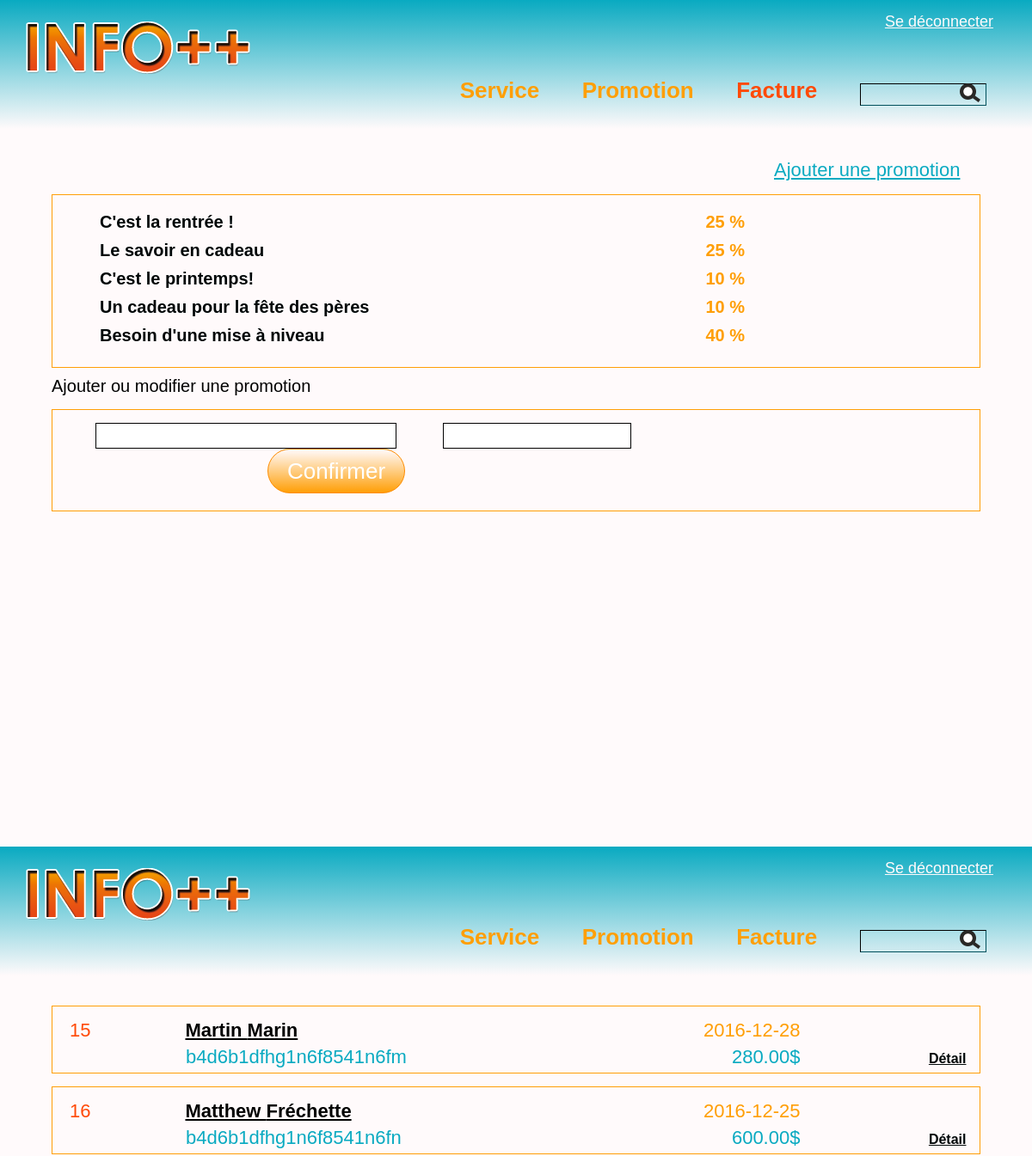
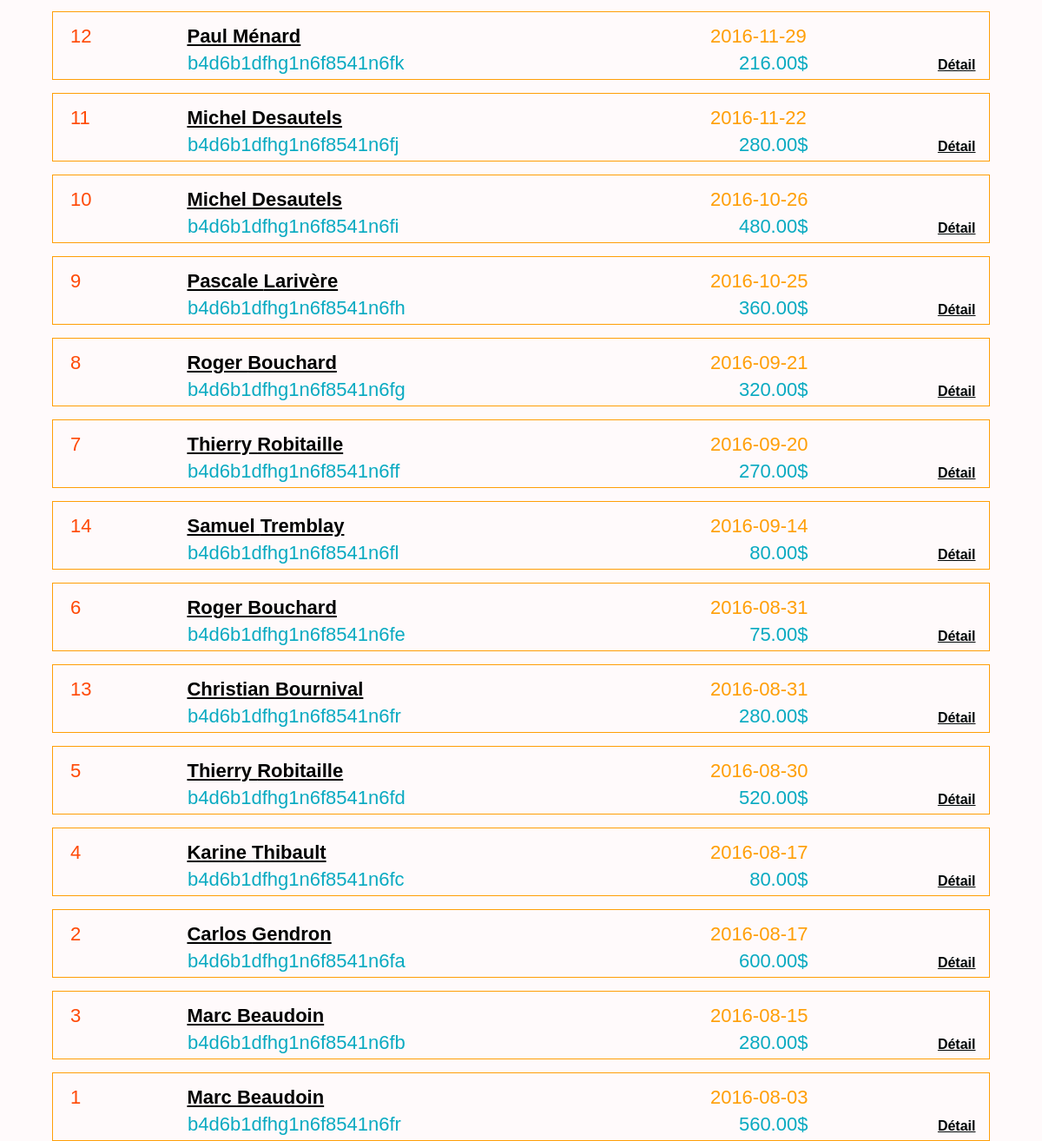
Screenshot of /page/facture.php (signed in) with the database file from the repository (2 pictures, top to bottom).
### tables this page shows
CREATE TABLE `promotion` (
  `pk_promotion` int(11) NOT NULL,
  `promotion_titre` varchar(75) DEFAULT NULL,
  `promotion_description` longtext,
  `rabais` decimal(2,2) DEFAULT NULL,
  `image` varchar(150) DEFAULT NULL
);

CREATE TABLE `facture` (
  `pk_facture` int(11) NOT NULL,
  `fk_client` int(11) DEFAULT NULL,
  `date_service` datetime DEFAULT NULL,
  `paiement_status` tinyint(1) DEFAULT NULL,
  `no_confirmation` varchar(45) DEFAULT NULL
);

CREATE TABLE `client` (
  `pk_client` int(11) NOT NULL,
  `fk_utilisateur` int(11) DEFAULT NULL,
  `prenom` varchar(75) DEFAULT NULL,
  `nom` varchar(75) DEFAULT NULL,
  `fk_adresse` int(11) DEFAULT NULL,
  `telephone` varchar(20) DEFAULT NULL,
  `infolettre` tinyint(1) DEFAULT NULL
);

### phpscript/class/gestionPromotion.php (called while the page is built, shortened)
<?php
  require_once('../outils/connexion.php');
  require_once('promotion.php');
  class GestionPromotion{
    public function getAllPromotion(){
      $connexion = new Connexion();
      $conn = $connexion->getConnexion();
      $stmt = $conn->prepare("SELECT * FROM promotion;");
      $stmt->execute();
      $result = $stmt->get_result();
      while($row = $result->fetch_assoc()){
        $arrPromotion[] = new Promotion($row['pk_promotion'],null,$row['promotion_titre'],$row['promotion_description'],$row['rabais'],$row['image'],null,null,null,null);
      }
      return $arrPromotion;
    }
  }
 ?>

### phpscript/class/promotion.php (called while the page is built, shortened)
<?php
  require_once('../outils/connexion.php');
  class Promotion{
    private $titre;
    private $rabais;
    public function setTitre($titre){
      $this->titre = $titre;
    }
    public function setDateFin($dateFin){
      if(strlen($dateFin) == 10){
        $this->dateFin = $dateFin;
      }
      else{
        $date = substr($dateFin, 0, -9);
      }
    }
    public function setDateDebut($dateDebut){
      if(strlen($dateDebut) == 10){
        $this->dateDebut = $dateDebut;
      }
      else{
        $date = substr($dateDebut, 0, -9);
      }
    }
    public function setRabais($rabais){
      $this->rabais = $rabais;
    }
    public function getTitre(){
      return $this->titre;
    }
    public function getRabais(){
      return $this->rabais;
    }
  }
 ?>

### outils/connexion.php (called while the page is built, shortened)
<?php
class Connexion{
  private $dbHost = "localhost";
  private $dbUser = "root";
  private $dbPass = "";
  private $dbName = "lab1_hypermedia";
  function __construct() {
    $this->conn = mysqli_connect($this->dbHost, $this->dbUser, $this->dbPass, $this->dbName);
  }
}
?>

### phpscript/class/gestionFacture.php (called while the page is built, shortened)
<?php
  require_once("../outils/connexion.php");
  require_once("facture.php");
  class GestionFacture{
    public function getAllFacture(){
      $connexion = new Connexion();
      $conn = $connexion->getConnexion();
      $stmt = $conn->prepare("SELECT f.pk_facture, c.prenom, c.nom, f.date_service, f.paiement_status, f.no_confirmation FROM facture AS f
                    INNER JOIN client c ON f.fk_client = c.pk_client ORDER BY f.date_service DESC;");
      $stmt->execute();
      $result = $stmt->get_result();
      while($row = $result->fetch_assoc()){
        $facture[] = new Facture($row['pk_facture'], $row['prenom'], $row['nom'],$row['date_service'],$row['paiement_status'],$row['no_confirmation']);
      }
      return $facture;
    }
    public function getTarifFacture($id){
      $connexion = new Connexion();
      $conn = $connexion->getConnexion();
      $arrTarif = array();
      $stmt = $conn->prepare("SELECT tarif_facture FROM ta_facture_service WHERE fk_facture = ?;");
      $stmt->bind_param("i",$id);
      $stmt->execute();
      $result = $stmt->get_result();
      while($row = $result->fetch_assoc()){
        array_push($arrTarif,$row['tarif_facture']);
      }
      return $arrTarif;
    }
  }
?>

### phpscript/class/facture.php (called while the page is built, shortened)
<?php
class Facture{
  private $id;
  private $nomClient;
  private $prenomClient;
  private $dateService;
  private $noConfirmation;
  public function setId($id){
    $this->id = $id;
  }
  public function setNomClient($nomClient){
    $this->nomClient = $nomClient;
  }
  public function setDateService($dateService){
    $date = substr($dateService,0, -9);
    $this->dateService = $date;
  }
  public function setNoConfirmation($noConfirmation){
    $this->noConfirmation = $noConfirmation;
  }
  public function setPrenomClient($prenomClient){
    $this->prenomClient = $prenomClient;
  }
  public function getId(){
    return $this->id;
  }
  public function getPrenomClient(){
    return $this->prenomClient;
  }
  public function getNomClient(){
    return $this->nomClient;
  }
  public function getDateService(){
    return $this->dateService;
  }
  public function getNoConfirmation(){
    return $this->noConfirmation;
  }
}
?>

### page/facture.php (the view, shortened to what this page needs)
<?php
  require_once("../phpscript/class/facture.php");
  require_once("../phpscript/class/gestionFacture.php");
  require_once("../phpscript/class/GestionPromotion.php");
  $gestionFacture = new GestionFacture();
  if(isset($_SESSION['noFacture']) && "" != trim($_SESSION['noFacture']) && is_numeric($_SESSION['noFacture'])){
    $arrFacture = $gestionFacture->getFactureById($_SESSION['noFacture']);
    unset($_SESSION['noFacture']);
  }
  else if(isset($_SESSION['nomClient']) && "" != trim($_SESSION['nomClient'])){
    $arrFacture = $gestionFacture->getFactureByName($_SESSION['nomClient']);
    unset($_SESSION['nomClient']);
  }
  else{
    $arrFacture = $gestionFacture->getAllFacture();
  }
  $i = 0;
  $totalFacture = 0;
?>
<!DOCTYPE html>
<html lang="fr" dir="ltr">
  <head>
    <link rel="stylesheet" href="../css/style.css">
    <link rel="stylesheet" href="../css/facture.css">
  </head>
  <body>
    <?php include '../entete/administrateur.php'; ?>
    <main>
      <?php
        if($arrFacture != null){
          foreach($arrFacture as $facture){
            $arrTarif = $gestionFacture->getTarifFacture($facture->getId());
            foreach($arrTarif as $tarif){
              $totalFacture += $tarif;
            }
            echo "<div class='facture'>
              <div class='fact-l-1'>
                <p class='text-fact id-facture'>".$facture->getId()."</p>
                <p class='text-fact facture-client'>".$facture->getPrenomClient()." ".$facture->getNomClient()."</p>
                <p class='text-fact date-facture'>".$facture->getDateService()."</p>
              </div>
              <div class='fact-l-2'>
                <p class='text-fact fact-confirmation'>".$facture->getNoConfirmation()."</p>
                <p class='text-fact fact-total'>".number_format($totalFacture,2)."$</p>
                <p class='fact-detail' onclick='afficheDetail(".$i.")' id='link-detail-".$i."'>Détail</p>
              </div>
              <span class='block-detail' id='block-detail-".$i."'>
                <div class='fact-l-3'>";
              echo"  </div>
                <div class='fact-l-4'>";
                echo "</div>
                <div class='fact-l-5 fact-detail'>
                  <p onclick='cacheDetail(".$i.")'>Réduire</p>
                </div>
              </span>
              <div class='fact-l-6'></div>
            </div>";
            $i += 1;
            $totalFacture = 0;
          }
        }
        else{
          echo "<p class='cata-texte'>Désolé, aucune facture correspond à la recherche.</p>";
        }
      ?>
    </main>
  </body>
</html>

### page/promotion.php (shortened to what this page needs)
<?php
  require_once("../phpscript/class/gestionPromotion.php");
  require_once("../phpscript/class/promotion.php");
  $gestionPromotion = new GestionPromotion();
  $arrPromotion = $gestionPromotion->getAllPromotion();
  $i = 0;
?>
<!DOCTYPE html>
<html lang="fr" dir="ltr">
  <head>
    <link rel="stylesheet" href="../css/style.css">
    <link rel="stylesheet" href="../css/serviceModification.css">
    <link rel="stylesheet" href="../css/promotion.css">
  </head>
  <?php include("../entete/administrateur.php"); ?>
  <body>
    <main>
      <a class="link-service" id="link-ajout-promo" onclick='ajoutPromo()'>Ajouter une promotion</a>
      <form action="../phpscript/ajoutModifPromo.php" method="post">
        <div class="cours-d">
          <?php
            foreach($arrPromotion as $promotion){
              echo "<div class='promotion-block' onclick='promotionSelected(this,".$i.");' id='block".$i."'>
                <span id='nomSelect".$i."' class='titre-promo'>".$promotion->getTitre()."</span>
                <span id='rabaisSelect".$i."' class='rabais-promo'>".$promotion->getRabais() * 100 ." %</span>
              </div>";
              $i++;
            }
          ?>
          </div>
          <p class="msg-input">Ajouter ou modifier une promotion</p>
          <div class="cours-d">
            <div class="input-promotion">
              <input id="input-nom" class="input-nomPromo" type="text" name="nomPromo" value="">
              <input id="input-rabais" class="input-rabaisPromo" type="text" name="rabaisPromo" value="" maxlength="2" onfocusout="">
              <div class="button-contain">
                <button class="text-button" type="submit" id="ajout-promo" name="submit" onclick="return validateFormPromotion()">Confirmer</button>
              </div>
            </div>
          </div>
      </form>
    </main>
  </body>
</html>

### entete/administrateur.php (shortened to what this page needs)
<header>
  <div class="entete">
    <img src="../images/icones/logo.png" alt="Logo" id="logo">
    <div class="identification">
      <a class="link" href="login.php">Se déconnecter</a>
    </div>
    <div class="menu">
      <span class="client-group-link"><a id="service" class="client-link" href="service.php">Service</a></span>
      <span class="client-group-link"><a id="promotion" class="client-link" href="promotion.php">Promotion</a></span>
      <span class="client-group-link"><a id="facture" class="client-link" href="facture.php">Facture</a></span>
      <form class="form-recherche" action="../phpscript/rechercheAdmin.php" method="post">
        <input id="recherche" type="text" name="recherche" value="" onclick="afficheRecherche()" autocomplete="off">
        <button id="loupe" class="bouton_recherche" type="submit" name="button" formaction="../phpscript/rechercheAdmin.php"><img src="../images/icones/loupe.png" alt="Recherche" onclick="afficheRecherche()"></button>
      </form>
    </div>
  </div>
</header>

### css/style.css (style rules this page uses)
html { height: 100%; }
* { font-family: "Century Gothic", CenturyGothic, AppleGothic, sans-serif; box-sizing:border-box; margin: 0; padding: 0; }
body { background: #FFFAFB; height: 100%; }
header { height: 150px; background-image: linear-gradient(#09AAC1, #FFFAFB); }
main { width: 1200px; height: 100%; margin: 0 auto; margin-top: 35px; }
.entete { width: 1200px; margin: 0 auto; }
#logo { margin: 25px 0 0 30px; }
.identification { font-size: 18px; float: right; margin: 15px 35px; }
.link { color: #FFFAFB; padding: 10px; }
.client-link { font-size: 26px; text-decoration: none; font-weight: bold; color: #FF9F07; }
.client-group-link { padding-right: 45px; }
.menu { margin-left: 35%; margin-right: 25px; float: right; }
.form-recherche { display: inline-block; max-height: 26px; }
#recherche { background: transparent; border: 1px inset #000708; height: 26px; max-width: 147px; padding-right: 30px; }
.bouton_recherche { background: none; border: none; position: relative; left: -35px; top: 5px; }
.cours-d { border: solid 1px #FF9F07; overflow: hidden; width: 90%; height: auto; margin: 0 auto; padding-bottom: 20px; margin-top: 15px; }
.link-service { font-size: 22px; color: #09AAC1; }

### css/serviceModification.css (style rules this page uses)
input { border: 1px solid #000000; padding: 5px; }
.button-contain { display: block; width:180px; text-align:left; margin-left: 900px; margin-top: 15px; }
.text-button { font-size: 26px; width: 160px; border: 1px solid #FF8C00; border-radius: 2em; height: 2em; background-image: linear-gradient(#FFFAFB, #FF9F07); color: white; }

### css/promotion.css (style rules this page uses)
#link-ajout-promo { margin-left: 900px; text-decoration: underline; cursor: pointer; }
.cours-d { padding-top: 15px; }
.promotion-block { display: block; padding: 5px; }
.input-promotion { display: block; }
.titre-promo { display: inline-block; color: #000708; font-size: 20px; font-weight: 600; margin-left: 50px; width: 700px; }
.msg-input { font-size: 20px; margin-top: 10px; margin-left: 60px; }
.rabais-promo { font-size: 20px; color: #FF9F07; font-weight: 600; }
.input-nomPromo { width: 350px; font-size: 16px; padding: 5px; margin-left: 50px; }
.input-rabaisPromo { font-size: 16px; padding: 5px; margin-left: 50px; }
.button-contain { display: inline-block; margin-top: 0; margin-left: 250px; }

### css/facture.css (style rules this page uses)
.facture { border: solid 1px #FF9F07; overflow: hidden; width: 90%; height: auto; margin: 0 auto; margin-top: 15px; }
.fact-l-1 > p, .fact-l-2 > p { display: inline-block; }
.fact-l-2 { margin-top: 5px; }
.text-fact { font-size: 22px; }
.id-facture { color: #FF4A07; margin: 15px 0 0 20px; width: 130px; }
.facture-client { text-decoration: underline; font-weight: bold; width: 598px; }
.date-facture { color: #FF9F07; }
.fact-confirmation { color: #09AAC1; margin-left: 155px; width: 630px; }
.fact-total { color: #09AAC1; text-align: right; width: 80px; }
.fact-detail { text-decoration: underline; color: #000708; margin-left: 145px; cursor: pointer; font-weight: bold; }

### rows the page displays
promotion: promotion_titre "C'est la rentrée !", $promotion->getRabais()*100 "25"
promotion: promotion_titre "Le savoir en cadeau", $promotion->getRabais()*100 "25"
promotion: promotion_titre "C'est le printemps!", $promotion->getRabais()*100 "10"
promotion: promotion_titre "Un cadeau pour la fête des pères", $promotion->getRabais()*100 "10"
promotion: promotion_titre "Besoin d'une mise à niveau", $promotion->getRabais()*100 "40"
facture: pk_facture "15", fk_client.prenom "Martin", fk_client.nom "Marin", date_service "2016-12-28", no_confirmation "b4d6b1dfhg1n6f8541n6fm", totalFacture "280.00"
facture: pk_facture "16", fk_client.prenom "Matthew", fk_client.nom "Fréchette", date_service "2016-12-25", no_confirmation "b4d6b1dfhg1n6f8541n6fn", totalFacture "600.00"
facture: pk_facture "12", fk_client.prenom "Paul", fk_client.nom "Ménard", date_service "2016-11-29", no_confirmation "b4d6b1dfhg1n6f8541n6fk", totalFacture "216.00"
facture: pk_facture "11", fk_client.prenom "Michel", fk_client.nom "Desautels", date_service "2016-11-22", no_confirmation "b4d6b1dfhg1n6f8541n6fj", totalFacture "280.00"
facture: pk_facture "10", fk_client.prenom "Michel", fk_client.nom "Desautels", date_service "2016-10-26", no_confirmation "b4d6b1dfhg1n6f8541n6fi", totalFacture "480.00"
facture: pk_facture "9", fk_client.prenom "Pascale", fk_client.nom "Larivère", date_service "2016-10-25", no_confirmation "b4d6b1dfhg1n6f8541n6fh", totalFacture "360.00"
facture: pk_facture "8", fk_client.prenom "Roger", fk_client.nom "Bouchard", date_service "2016-09-21", no_confirmation "b4d6b1dfhg1n6f8541n6fg", totalFacture "320.00"
facture: pk_facture "7", fk_client.prenom "Thierry", fk_client.nom "Robitaille", date_service "2016-09-20", no_confirmation "b4d6b1dfhg1n6f8541n6ff", totalFacture "270.00"
facture: pk_facture "14", fk_client.prenom "Samuel", fk_client.nom "Tremblay", date_service "2016-09-14", no_confirmation "b4d6b1dfhg1n6f8541n6fl", totalFacture "80.00"
facture: pk_facture "6", fk_client.prenom "Roger", fk_client.nom "Bouchard", date_service "2016-08-31", no_confirmation "b4d6b1dfhg1n6f8541n6fe", totalFacture "75.00"
facture: pk_facture "13", fk_client.prenom "Christian", fk_client.nom "Bournival", date_service "2016-08-31", no_confirmation "b4d6b1dfhg1n6f8541n6fr", totalFacture "280.00"
facture: pk_facture "5", fk_client.prenom "Thierry", fk_client.nom "Robitaille", date_service "2016-08-30", no_confirmation "b4d6b1dfhg1n6f8541n6fd", totalFacture "520.00"
facture: pk_facture "4", fk_client.prenom "Karine", fk_client.nom "Thibault", date_service "2016-08-17", no_confirmation "b4d6b1dfhg1n6f8541n6fc", totalFacture "80.00"
facture: pk_facture "2", fk_client.prenom "Carlos", fk_client.nom "Gendron", date_service "2016-08-17", no_confirmation "b4d6b1dfhg1n6f8541n6fa", totalFacture "600.00"
facture: pk_facture "3", fk_client.prenom "Marc", fk_client.nom "Beaudoin", date_service "2016-08-15", no_confirmation "b4d6b1dfhg1n6f8541n6fb", totalFacture "280.00"
facture: pk_facture "1", fk_client.prenom "Marc", fk_client.nom "Beaudoin", date_service "2016-08-03", no_confirmation "b4d6b1dfhg1n6f8541n6fr", totalFacture "560.00"
